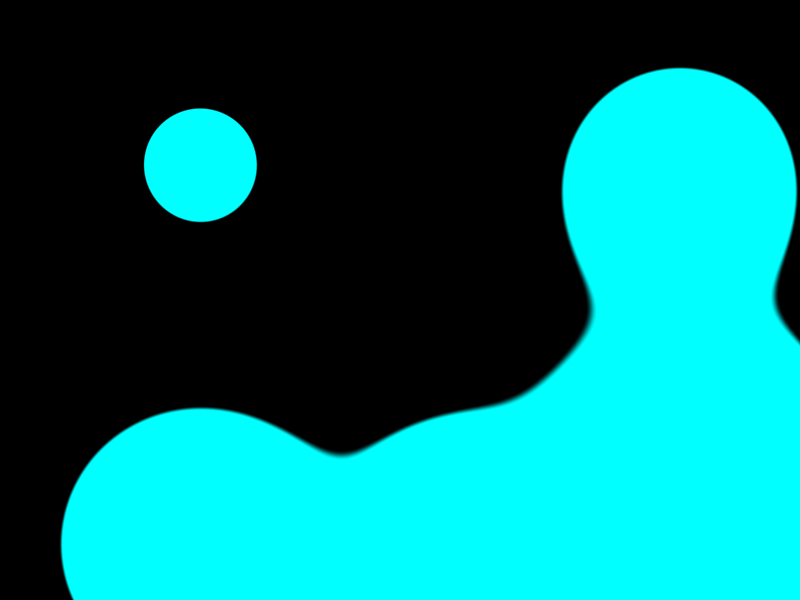
Frame 1 (no input)
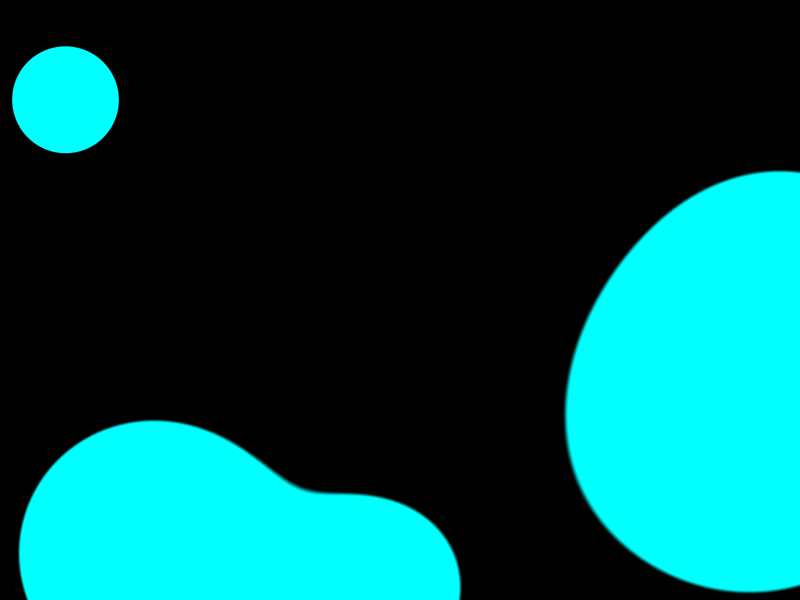
Frame 60 (no input)
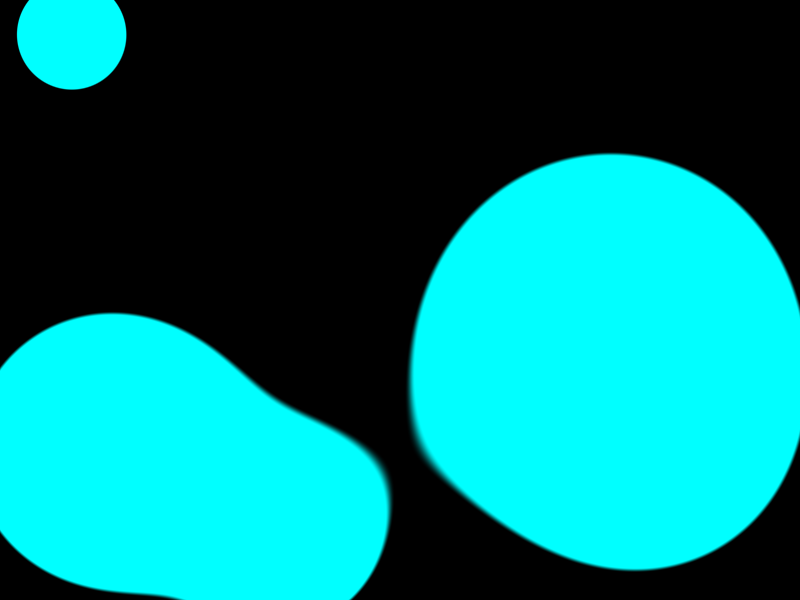
Frame 120 (the mouse pressed at the canvas centre since frame 60)

The p5.js sketch that drew these frames (run headless with seeded random() and noise() and a simulated clock; from frame 60 on, the mouse is pressed at the canvas centre):

// p5.js sketch
// ── sketch.js
let W = 800;
let H = 600;
let X = [];
let Y = [];
let num = 5;

let stepX = [];
let stepY = [];

let cb, s1, size;
//field mags
let sizes = [250, 500, 1000, 1500, 2500];

// Precomputed squared distances
let xDist = [];
let yDist = [];

function setup() {
  createCanvas(W, H);
  pixelDensity(1);

  randomSeed(33);

  for (let k = 0; k < num; k++) {
    X[k] = random(W);
    Y[k] = random(H);

    stepX[k] = random([-1, 1]) * random(0.5, 2.5);
    stepY[k] = random([-1, 1]) * random(0.5, 2.5);

    xDist[k] = new Float32Array(W);
    yDist[k] = new Float32Array(H);
  }//4

  s1 = createSlider(0, 2500, 1000);
  s1.position(10,H+5);
  cb = createCheckbox("pause", false);
  cb.position(150, H+5);
  cb.changed(cbe);

  //windowResized();
}//su()

function draw() {
  loadPixels();

  size = s1.value();

  // Precompute squared distances for each ball
  for (let k = 0; k < num; k++) {
    for (let x = 0; x < W; x++) {
      let dx = x - X[k];
      xDist[k][x] = dx ** 2;
    }//4

    for (let y = 0; y < H; y++) {
      let dy = y - Y[k];
      yDist[k][y] = dy ** 2;
    }//5
  }//6

  const px = pixels;
  const threshold = size > 0 ? 105 / size : Infinity;

  for (let y = 0; y < H; y++) {
    let row = y * W;

    for (let x = 0; x < W; x++) {
      let sum = 0;

      for (let k = 0; k < num; k++) {
        sum += sizes[k] /
          (xDist[k][x] + yDist[k][y] + 0.0001);

        // The softstep is already fully saturated
        if (sum >= threshold) break;
      }//4

      let a = 0;

      if (size > 0 && sum * size > 100) {
        let t = Math.min(1, (sum * size - 100) / 5);
        t = t ** 2 * (3 - 2 * t);
        a = 255 * t;
      }//fi

      let index = 4 * (row + x);

      px[index] = 0;
      px[index + 1] = a;
      px[index + 2] = a;
      px[index + 3] = 255;
    }//5
  }//6

  updatePixels();
  ani();
}//dr()

function ani() {
  for (let k = 0; k < num; k++) {
    X[k] += stepX[k];
    Y[k] += stepY[k];

    if (X[k] >= W || X[k] <= 0) {
      stepX[k] *= -1;
      X[k] = constrain(X[k], 0, W);
    }//fi

    if (Y[k] >= H || Y[k] <= 0) {
      stepY[k] *= -1;
      Y[k] = constrain(Y[k], 0, H);
    }//fi
  }//4
}//ani()

function cbe() {
  if (cb.checked()) {
    noLoop();
  } else {
    loop();
  }//fi
}//cb()

// function windowResized() {
//   resizeCanvas(W, H);
//   s1.position(10,H+10);
//   cb.position(150, H+10);
// }//wres()

// ── style.css
html, body {
  margin: 0;
  padding: 0;
  background-color: rgba(100, 100, 100, 0.5);
  height: 100%;
  overflow: hidden;

}

canvas {
  display: block;
}
